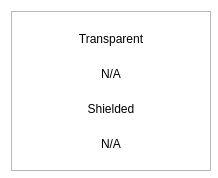
<?xml version="1.0" encoding="UTF-8"?>
<ui version="4.0">
 <class>BalanceBubble</class>
 <widget class="QWidget" name="BalanceBubble">
  <property name="geometry">
   <rect>
    <x>0</x>
    <y>0</y>
    <width>218</width>
    <height>178</height>
   </rect>
  </property>
  <property name="minimumSize">
   <size>
    <width>218</width>
    <height>178</height>
   </size>
  </property>
  <property name="maximumSize">
   <size>
    <width>250</width>
    <height>178</height>
   </size>
  </property>
  <property name="windowTitle">
   <string notr="true">N/A</string>
  </property>
  <property name="styleSheet">
   <string notr="true">#BalanceBubble{
background-color:transparent
}</string>
  </property>
  <layout class="QVBoxLayout" name="verticalLayout_2">
   <property name="spacing">
    <number>0</number>
   </property>
   <item>
    <widget class="QFrame" name="frame">
     <property name="minimumSize">
      <size>
       <width>200</width>
       <height>160</height>
      </size>
     </property>
     <property name="maximumSize">
      <size>
       <width>250</width>
       <height>160</height>
      </size>
     </property>
     <property name="styleSheet">
      <string notr="true"/>
     </property>
     <property name="frameShape">
      <enum>QFrame::StyledPanel</enum>
     </property>
     <property name="frameShadow">
      <enum>QFrame::Raised</enum>
     </property>
     <property name="lineWidth">
      <number>10</number>
     </property>
     <layout class="QVBoxLayout" name="verticalLayout">
      <property name="spacing">
       <number>0</number>
      </property>
      <item>
       <layout class="QHBoxLayout" name="horizontalLayout">
        <item>
         <widget class="QLabel" name="lblFirst">
          <property name="styleSheet">
           <string notr="true"/>
          </property>
          <property name="text">
           <string>Transparent</string>
          </property>
          <property name="alignment">
           <set>Qt::AlignCenter</set>
          </property>
         </widget>
        </item>
       </layout>
      </item>
      <item>
       <widget class="QLabel" name="textTransparent">
        <property name="styleSheet">
         <string notr="true"/>
        </property>
        <property name="text">
         <string notr="true">N/A</string>
        </property>
        <property name="alignment">
         <set>Qt::AlignCenter</set>
        </property>
       </widget>
      </item>
      <item>
       <widget class="QLabel" name="lblSecond">
        <property name="styleSheet">
         <string notr="true"/>
        </property>
        <property name="text">
         <string>Shielded</string>
        </property>
        <property name="alignment">
         <set>Qt::AlignCenter</set>
        </property>
       </widget>
      </item>
      <item>
       <widget class="QLabel" name="textShielded">
        <property name="styleSheet">
         <string notr="true"/>
        </property>
        <property name="text">
         <string notr="true">N/A</string>
        </property>
        <property name="alignment">
         <set>Qt::AlignCenter</set>
        </property>
       </widget>
      </item>
     </layout>
    </widget>
   </item>
  </layout>
 </widget>
 <resources/>
 <connections/>
</ui>
